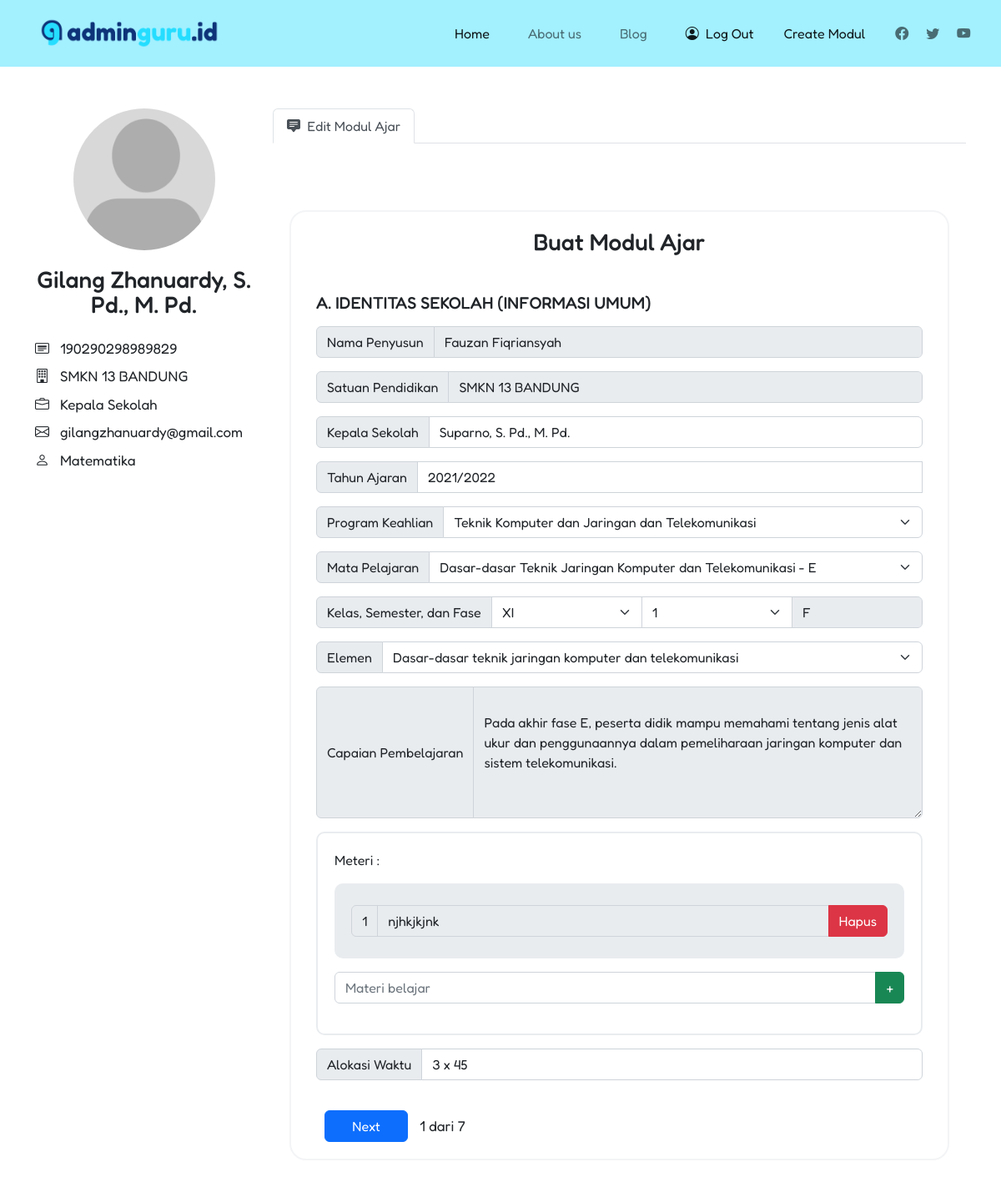
/edit-modul-ajar/edit.php?id_identitas=17 (signed in), run on the app's committed database.
### tables this page shows
CREATE TABLE `table_user` (
  `id` int(11) NOT NULL,
  `nip` varchar(18) NOT NULL,
  `nama` varchar(255) NOT NULL,
  `email` varchar(255) NOT NULL,
  `jabatan` varchar(255) NOT NULL,
  `sekolah` varchar(255) NOT NULL,
  `kepala_sekolah` varchar(255) NOT NULL,
  `mapel` varchar(255) NOT NULL,
  `password` varchar(255) NOT NULL,
  `profile_img` varchar(255) NOT NULL,
  `is_premium` tinyint(1) NOT NULL,
  `limit_free` int(11) NOT NULL,
  `downloads_free` int(11) NOT NULL
);

CREATE TABLE `identitas_sekolah` (
  `id` int(11) NOT NULL,
  `id_user` int(11) DEFAULT NULL,
  `tahun_ajaran` varchar(15) DEFAULT NULL,
  `program_keahlian` varchar(255) DEFAULT NULL,
  `mata_pelajaran` varchar(255) DEFAULT NULL,
  `kelas` varchar(3) DEFAULT NULL,
  `semester` int(11) DEFAULT NULL,
  `fase` varchar(1) DEFAULT NULL,
  `elemen` text,
  `capaian_pembelajaran` text,
  `alokasi_waktu` varchar(25) DEFAULT NULL,
  `created_at` datetime DEFAULT CURRENT_TIMESTAMP,
  `updated_at` datetime DEFAULT CURRENT_TIMESTAMP
);

CREATE TABLE `materi` (
  `id` int(11) NOT NULL,
  `id_identitas` int(11) DEFAULT NULL,
  `materi` text
);

### edit-modul-ajar/edit.php (the view, shortened to what this page needs)
<?php
	include("../backend/conn.php");
	$id_identitas = $_GET['id_identitas'];
	$sql = "SELECT * FROM identitas_sekolah WHERE id = '$id_identitas'";
	$result = mysqli_query($con, $sql);
	$idSekolah = mysqli_fetch_assoc($result);
	$id_user = $idSekolah['id_user'];
	$sql = "SELECT * FROM table_user WHERE id = '$id_user'";
	$result = mysqli_query($con, $sql);
	$user = mysqli_fetch_assoc($result);
 ?>
<!DOCTYPE html>
<html>
<head>
	<link rel="stylesheet" type="text/css" href="../style/edit-modul-ajar/style.css">
	<link href="https://cdn.jsdelivr.net/npm/bootstrap@5.2.2/dist/css/bootstrap.min.css" rel="stylesheet">
	<link rel="stylesheet" href="https://cdn.jsdelivr.net/npm/bootstrap-icons@1.9.1/font/bootstrap-icons.css">
	<link rel="stylesheet" type="text/css" href="https://cdn.datatables.net/1.12.1/css/dataTables.bootstrap5.min.css">
</head>
<body>
	<div class="wrapper">
		<div class="nav-parent">
			<nav class="navbar navbar-expand-lg sticky-top navbar-light">
				<div class="container-fluid">
					<div class="logo-parent">
						<div class="logo">
							<img class="logo-icon" src="../images/logo-removebg-preview.png" alt="logo">
						</div>
					</div>
					<div class="collapse navbar-collapse navbar-right" id="navbarNav"  >
						<ul class="navbar-nav">
							<li class="nav-item">
							<a class="nav-link active" aria-current="page" href="#">Home</a>
							</li>
							<li class="nav-item">
							<a class="nav-link" href="#">About us</a>
							</li>
							<li class="nav-item">
							<a class="nav-link" href="blog">Blog</a>
							</li>
						</ul>
						<ul class="navbar-nav mb-2 mb-lg-0 icon-sosmed">
							<?php
								if(!isset($_SESSION['nama'])){
									echo '<li class="nav-text"><a class="nav-link active" href="./login"><i class="bi bi-person-circle"></i>&nbsp;&nbsp;Log In</a></li>';
								}else{
									echo '<li class="nav-text"><a class="nav-link active" href="backend/logout/logout.php"><i class="bi bi-person-circle"></i>&nbsp;&nbsp;Log Out</a></li><li class="nav-text"><a class="nav-link active" href="../create-modul-ajar">Create Modul</a></li>';
								}
							?>
							<li class="nav-icon icon-sosmed">
								<a class="nav-link icon-sosmed" href="#"><i class="bi bi-facebook"></i></a>
							</li>
							<li class="nav-icon icon-sosmed">
								<a class="nav-link icon-sosmed" href="#"><i class="bi bi-twitter"></i></a>
							</li>
							<li class="nav-icon icon-sosmed">
								<a class="nav-link icon-sosmed" href="#"><i class="bi bi-youtube"></i></a>
							</li>
						</ul>
					</div>
				</div>
			</nav>
		</div>
		<div class="container">
			<div class="row row-profile">
				<div class="col-lg-3">
					<center><img src="../images/profile-img/<?php echo $_SESSION['profile_img']; ?>" class="profile-pic" id="profile-pic"></center>
					<h3 class="profile-name"><?php echo $_SESSION['nama']; ?></h3>
					<div class="info">
						<span class="info-item"><i class="bi bi-card-heading"></i>&nbsp;&nbsp;  <?php echo $_SESSION['nip']; ?></span>
						<span class="info-item"><i class="bi bi-building"></i>&nbsp;&nbsp; <?php echo $_SESSION['sekolah']; ?></span>
						<span class="info-item"><i class="bi bi-briefcase"></i>&nbsp;&nbsp; <?php echo $_SESSION['jabatan']; ?></span>
						<span class="info-item"><i class="bi bi-envelope"></i>&nbsp;&nbsp; <?php echo $_SESSION['email']; ?></span>
						<span class="info-item"><i class="bi bi-person"></i>&nbsp;&nbsp; <?php echo $_SESSION['mapel']; ?></span>
					</div>
				</div>
				<div class="col-lg-9 nav-info-user">
					<nav>
					  <div class="nav nav-tabs" id="nav-tab" role="tablist" style="background-color: #fff;">
					    <button class="nav-link active" id="nav-feed-tab" data-bs-toggle="tab" data-bs-target="#nav-feed" type="button" role="tab" aria-controls="nav-feed" aria-selected="true"><i class="bi bi-chat-square-text-fill"></i>&nbsp;&nbsp;Edit Modul Ajar</button>
					  </div>
					</nav>
					<div class="tab-content" id="nav-tabContent">
						<div class="tab-pane fade show active" id="nav-feed" role="tabpanel" aria-labelledby="nav-feed-tab" tabindex="0">
							<div class="create-modul" id="formBuatModul">
								<center><h3 class="title">Buat Modul Ajar</h3></center>
								<br/>
								<div id="carouselExampleControls" class="carousel slide" data-interval="false">
									<div class="carousel-inner">
										<form method="POST" enctype="multipart/form-data" id="formModul">
									    	<div class="carousel-item active">
									      		<h5>A. IDENTITAS SEKOLAH (INFORMASI UMUM)</h5>
									      		<div class="input-group mb-3 mt-3">
												  <span class="input-group-text" id="basic-addon1">Nama Penyusun</span>
												  <input type="text" class="form-control" aria-describedby="basic-addon1" value="<?php echo $user['nama'] ?>" disabled="disabled" id="namaPenyusun" required>
												</div>
												<div class="input-group mb-3 mt-3">
												  <span class="input-group-text" id="basic-addon1">Satuan Pendidikan</span>
												  <input type="text" class="form-control" placeholder="Satuan Pendidikan" value="<?php echo $user['sekolah']; ?>" disabled="disabled" id="satuanPend" required>
												</div>
												<div class="input-group mb-3 mt-3">
												  <span class="input-group-text" id="basic-addon1">Kepala Sekolah</span>
												  <input type="text" class="form-control" placeholder="Kepala Sekolah" id="kepala_sekolah" value="<?php echo $user['kepala_sekolah']; ?>" required>
												</div>
												<div class="input-group mb-3 mt-3">
												  <span class="input-group-text" id="basic-addon1">Tahun Ajaran</span>
												  <input type="text" class="form-control" placeholder="Tahun Ajaran" aria-label="Username" aria-describedby="basic-addon1" list="tahunajar-options" id="tahunAjar" value="<?php echo $idSekolah['tahun_ajaran']; ?>" required>
												</div>
												<div class="input-group mb-3">
													<label class="input-group-text" for="inputGroupSelect01">Program Keahlian</label>
													<select class="form-select" id="programKeahlian" required>
													    <?php
													    	$query = "SELECT * FROM program_keahlian";
													    	$result = mysqli_query($con,$query);
													    	while($r = mysqli_fetch_assoc($result)) {
													    		if($idSekolah['program_keahlian'] == $r['program_keahlian']){
													    			echo '<option value="'.$r["id"].'" class="option-prokel" selected>'.$r["program_keahlian"].'</option>';
													    		}else{
													    			echo '<option value="'.$r["id"].'" class="option-prokel">'.$r["program_keahlian"].'</option>';
													    		}
															}
													    ?>
													</select>
												</div>
												<div class="input-group mb-3">
													<label class="input-group-text" for="inputGroupSelect01">Mata Pelajaran</label>
													<select class="form-select" id="mapel" required>
															<?php
																$programKeahlian = $idSekolah['program_keahlian'];
																$query = "SELECT id FROM program_keahlian WHERE program_keahlian ='$programKeahlian'";
																$result = mysqli_query($con, $query);
																$r = mysqli_fetch_assoc($result);
																$id_pk = $r['id'];
																$query = "SELECT * FROM mata_pelajaran WHERE id_pk = '$id_pk' OR id_pk is NULL";
																$result = mysqli_query($con, $query);
																while($r = mysqli_fetch_assoc($result)){
																	if($r['mata_pelajaran'] == $idSekolah['mata_pelajaran']){
																		echo '<option value="'.$r['id'].'" class="option-mapel" selected>'.$r['mata_pelajaran'].'</option>';
																		$idMapel = $r['id'];
																	}else{
																		echo '<option value="'.$r['id'].'" class="option-mapel">'.$r['mata_pelajaran'].'</option>';
																	}
																}
															?>
													</select>
												</div>
												<div class="input-group mb-3">
												  <span class="input-group-text">Kelas, Semester, dan Fase</span>
												  	<select class="form-select" id="kelas" required>
													    <option value="xi" <?php if($idSekolah['kelas'] == 'XI') echo "selected"; ?>>XI</option>
													</select>
												  	<select class="form-select" id="semester" required>
													    <option value="1" <?php if($idSekolah['semester'] == 1) echo "selected"; ?>>1</option>
													</select>
													<input type="text" class="form-control" placeholder="Fase" aria-label="Username" aria-describedby="basic-addon1" id="fase" value="<?php echo $idSekolah['fase']; ?>" disabled="disabled" >
												</div>
												<div class="input-group mb-3">
														<span class="input-group-text">Elemen</span>
														<select class="form-select" id="elemen" required>
															<?php
																$query = "SELECT * FROM elemen WHERE id_mapel = '$idMapel'";
																$result = mysqli_query($con, $query);
																while($r = mysqli_fetch_assoc($result)){
																	if($r['elemen'] == $idSekolah['elemen']){
																		echo '<option value="'.$r['id'].'" class="option-elemen" selected>'.$r['elemen'].'</option>';
																	}else{
																		echo '<option value="'.$r['id'].'" class="option-elemen">'.$r['elemen'].'</option>';
																	}
																}
															?>
														</select>
												</div>
												<div class="input-group mb-3">
														<span class="input-group-text">Capaian Pembelajaran</span>
														<textarea class="form-control" id="cp" name="cp" disabled="disabled" rows="6" required>
															<?php echo $idSekolah['capaian_pembelajaran']; ?>
														</textarea>
												</div>
												<div class="multiple-inputs" id="multipleInputs">
														<span>Meteri : </span>
														<div class="list-input mt-3">
															<div id="inputs-materi">
																<?php
																	$query = "SELECT * FROM materi WHERE id_identitas = '$id_identitas'";
																	$result = mysqli_query($con, $query);
																	$jmlRows = mysqli_num_rows($result);
																	if($jmlRows > 0){
																		$i=1;
																		while($r = mysqli_fetch_assoc($result)){
																			echo '<div class="input-group flex-nowrap mb-3 mt-3 input-materi" id="inputMATERI'.$i.'"><span class="input-group-text" id="addon-wrapping-materi'.$i.'">'.$i.'</span><input type="text" class="form-control" aria-label="Username" aria-describedby="addon-wrapping" name="materi'.$i.'" id="inputMateri'.$i.'" value="'.$r['materi'].'" disabled><button class="btn btn-danger" id="button-addon2-materi'.$i.'"  type="button" data-materi="'.$i.'" onclick="hapusMATERI(this);">Hapus</button></div>';
																			$i++;
																		}
																	}
																	else{
																		echo '<div class="list-kosong" id="list-kosong-materi">Tidak ada materi</div>';
																	}
																?>
															</div>
														</div>
														<div class="input-group mb-3 mt-3">
															<input type="text" class="form-control" list="materi-options" id="materi-input" placeholder="Materi belajar" required>
															<button class="btn btn-success" type="button" onclick="addMateri();">+</button>
														</div>
												</div>
												<div class="input-group mb-3 mt-3">
												  <span class="input-group-text" id="basic-addon1">Alokasi Waktu</span>
												  <input type="text" class="form-control" placeholder="Alokasi Waktu" aria-label="Username" aria-describedby="basic-addon1" id="alokasiW" value="<?php echo $idSekolah['alokasi_waktu']; ?>" required>
												</div>
												<button class="btn btn-primary btn-create ml-10" type="button" data-bs-target="#carouselExampleControls" data-bs-slide="next">
											    	<span >Next</span>
								  				</button>
									  			<span class="ket-slide">1 dari 7</span>
									    	</div>
								    	</form>
								  	</div>
								</div>
							</div>
					  	</div>
					</div>
				</div>
			</div>
		</div>
	</div>
</body>
</html>

### style/edit-modul-ajar/style.css (style rules this page uses)
html { width: 100%; height: 100%; }
body { width: 100%; height: 100%; margin:0; padding: 0; top: 0; bottom: 0; left: 0; right: 0; font-family: 'Fredoka', sans-serif; }
.logo-parent { margin-top: 1%; margin-left: 3%; margin-bottom: 1%; z-index: 3; }
.logo-icon { height: 40px; display: inline-block; vertical-align: top; z-index: 3; }
.navbar-nav .nav-item { margin-right: 30px; }
.navbar-right { display: inline-block; justify-content: end; width: auto; white-space: nowrap; z-index: 3; margin-right: 1%; }
nav { position: relative; z-index: 1; top: 0px; background-color: #A3F0FF; font-family: 'Fredoka', sans-serif; }
.nav-text { margin-right: 20px; }
.nav-icon { margin-right: 5px; }
.nav-info-user { padding-left: 25px; }
.container { font-family: 'Fredoka', sans-serif; }
.profile-pic { width: 170px; height: 170px; border-radius: 50%; }
.container .row-profile { padding-top: 50px; }
.profile-name { text-align: center; margin-top: 20px; line-height: 30px; }
.info { width: 100%; margin-top: 25px; }
.info-item { font-size: 17px; margin-top: 8px; display: block; }
.tab-content .tab-pane { padding: 20px; }
.title { display: inline-block; margin-bottom: 20px; }
.create-modul { width: 100%; padding: 20px 30px; background-color: #fff; border: 2px solid #f3f4f6; border-radius: 20px; margin-top: 60px; }
.btn-create { width: 100px; margin-top: 20px; display: inline-block; }
.ml-10 { margin-left: 10px; }
.multiple-inputs { width: 100%; padding: 20px; border: 2px solid #e9ecef; border-radius: 10px; }
.list-input { width: 100%; padding: 10px 20px; border-radius: 10px; background-color: #e9ecef; }
.ket-slide { display: inline-block; vertical-align: middle; margin-top: 20px; font-size:17px; margin-left: 10px; }

### data on the page
table_user: nama "Fauzan Fiqriansyah", sekolah "SMKN 13 BANDUNG", kepala_sekolah "Suparno, S. Pd., M. Pd."
identitas_sekolah: tahun_ajaran "2021/2022", kelas "XI", semester "1", fase "F", cp "Pada akhir fase E, peserta didik mampu memahami tentang jenis alat ukur dan penggunaannya dalam pemeliharaan jaringan komputer dan sistem telekomunikasi.", alokasi_waktu "3 x 45"
materi: materi "njhkjkjnk"

### other printed values
$_SESSION['nama'] "Gilang Zhanuardy, S. Pd., M. Pd."
$_SESSION['nip'] "190290298989829"
$_SESSION['sekolah'] "SMKN 13 BANDUNG"
$_SESSION['jabatan'] "Kepala Sekolah"
$_SESSION['email'] "gilangzhanuardy@gmail.com"
$_SESSION['mapel'] "Matematika"
form field value "Teknik Komputer dan Jaringan dan Telekomunikasi"
form field value "Dasar-dasar Teknik Jaringan Komputer dan Telekomunikasi - E"
form field value "Dasar-dasar teknik jaringan komputer dan telekomunikasi"
